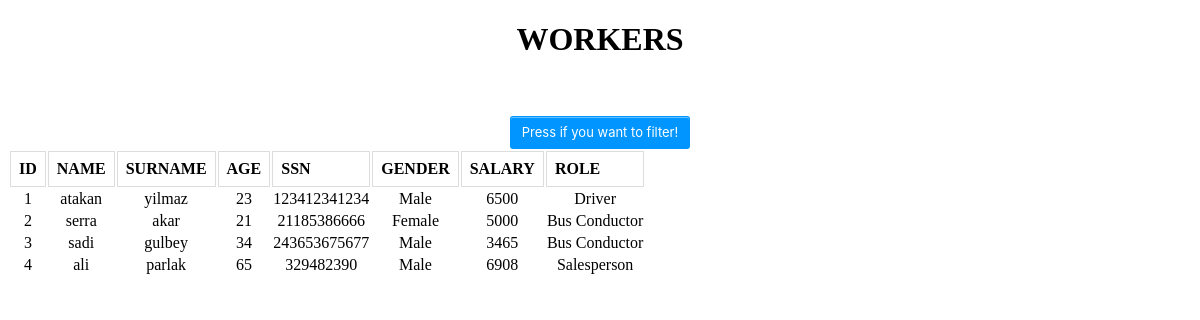
/workers.php, run on the app's committed database.
### tables this page shows
CREATE TABLE `workers` (
  `wid` int(11) NOT NULL,
  `worker_name` varchar(20) DEFAULT NULL,
  `worker_surname` varchar(20) DEFAULT NULL,
  `worker_ssn` varchar(20) DEFAULT NULL,
  `salary` double DEFAULT NULL,
  `gender` varchar(8) DEFAULT NULL,
  `age` int(11) DEFAULT NULL,
  `worker_role` varchar(20) DEFAULT NULL
);

### filter_workers.php (called while the page is built, shortened)
<?php
    include "config.php";
    if(isset($_POST["search"]))
    {
        $add_AND = false;
        $add_WHERE = false;
        $sql_statement = "SELECT * FROM workers";
        $filter_states = "";
        foreach($_POST as $key=>$var)
        {
            if($key != "search" && $key != "click" && $key != "cage" && !strpos($key,"option") && !strpos($key,"2"))
            {
                if(($key === "wid"  &&!empty($_POST["wid"])) || ($key ==="age" && !empty($_POST["age"])))
                {
                    if($add_AND)
                    {
                        $filter_states = addAndToQ($filter_states);
                    }
                    $filter_states = $filter_states." ".$key. " ".$_POST[$key."-option"]." ".$_POST[$key];
                    $add_AND = true;
                    $add_WHERE = true;
                }
                else if($key ==="wid1" || $key == "wid2" || $key ==="age1" || $key ==="age2"){
                    if($key ==="wid1" && !empty($_POST["wid1"]) || ($key ==="age1" && !empty($_POST["age1"]))){
                        $keysubstr =  mb_substr($key, 0, 3);
                        if($add_AND)
                        {
                            $filter_states = addAndToQ($filter_states);
                        }
                        if(isset($_POST[$keysubstr."2"]) &&  !empty($_POST[$keysubstr."2"]))
                        {
                            $filter_states = $filter_states." ".$keysubstr. " > ".$_POST[$keysubstr."1"]." AND ".$keysubstr." < ".$_POST[$keysubstr."2"];
                        }
                        $add_AND = true;
                        $add_WHERE = true;
                    }
                }
                else{
                    if(!empty($_POST[$key]))
                    {
                        if($add_AND)
                        {
                            $filter_states = addAndToQ($filter_states);
                        }
                        if($_POST[$key."-option"] == "c")
                        {
                            $name = "'%$_POST[$key]%'";
                        }
                        else if($_POST[$key."-option"] == "eq")
                        {
                            $name = "'$_POST[$key]'";
                        }
                        else if($_POST[$key."-option"] == "s")
                        {
                            $name = "'$_POST[$key]%'";
                        }
                        else{
                            $name = "'%$_POST[$key]'";
                        }
                        $filter_states = $filter_states." ".$key." LIKE $name";
                        $add_AND = true;
                        $add_WHERE = true;
                    }
                }
            }
        }
        if($add_WHERE)
        {
            $sql_statement = $sql_statement." WHERE ".$filter_states;
        }
        $result = mysqli_query($db, $sql_statement);
    }
    else{
        $sql_statement = "SELECT * FROM workers";
        $result = mysqli_query($db, $sql_statement);
    }
?>

### workers.php (the view, shortened to what this page needs)
<?php
    include "filter_workers.php";
?>
<!DOCTYPE html>
<html>
    <head>
        <link rel="stylesheet" href="styles.css">
        <link rel="stylesheet" href="tab.css">
    </head>
    <body align="center">
        <h1>WORKERS</h1><br><br>
        <button class="tablink button-7" onclick="tabFilter()">Press if you want to filter!</button>
        <table>
            <tr>
                <th>ID</th>
                <th>NAME</th>
                <th>SURNAME</th>
                <th>AGE</th>
                <th>SSN</th>
                <th>GENDER</th>
                <th>SALARY</th>
                <th>ROLE</th>
            </tr>
            <?php
                while($row = mysqli_fetch_assoc($result)){
                    $id = $row['wid'];
                    $worker_name = $row['worker_name'];
                    $worker_surname = $row['worker_surname'];
                    $age = $row['age'];
                    $worker_ssn = $row['worker_ssn'];
                    $gender = $row['gender'];
                    $salary = $row['salary'];
                    $worker_role = $row['worker_role'];
                    echo "<tr>" . "<td>" . $id . "</td>" . "<td>" . $worker_name . "</td>" . "<td>" . $worker_surname . "</td>" . "<td>" . $age . "</td>" . "<td>" . $worker_ssn . "</td>" . "<td>" . $gender . "</td>" . "<td>" . $salary . "</td>" . "<td>" . $worker_role . "</td>" ."</tr>";
                }
            ?>
        </table>
    </body>
</html>

### styles.css (style rules this page uses)
#content td, th { border: 1px solid #dddddd; text-align: left; padding: 8px; }
.button-7 { background-color: #0095ff; border: 1px solid transparent; border-radius: 3px; box-shadow: rgba(255, 255, 255, .4) 0 1px 0 0 inset; box-sizing: border-box; color: #fff; cursor: pointer; display: inline-block; font-family: -apple-system,system-ui,"Segoe UI","Liberation Sans",sans-serif; font-size: 13px; font-weight: 400; line-height: 1.15385; margin: 0; outline: none; padding: 8px .8em; position: relative; text-align: center; text-decoration: none; user-select: none; -webkit-user-select: none; touch-action: manipulation; vertical-align: baseline; white-space: nowrap; }

### data on the page
workers: wid "1", worker_name "atakan", worker_surname "yilmaz", age "23", worker_ssn "123412341234", gender "Male", salary "6500", worker_role "Driver"
workers: wid "2", worker_name "serra", worker_surname "akar", age "21", worker_ssn "21185386666", gender "Female", salary "5000", worker_role "Bus Conductor"
workers: wid "3", worker_name "sadi", worker_surname "gulbey", age "34", worker_ssn "243653675677", gender "Male", salary "3465", worker_role "Bus Conductor"
workers: wid "4", worker_name "ali", worker_surname "parlak", age "65", worker_ssn "329482390", gender "Male", salary "6908", worker_role "Salesperson"
